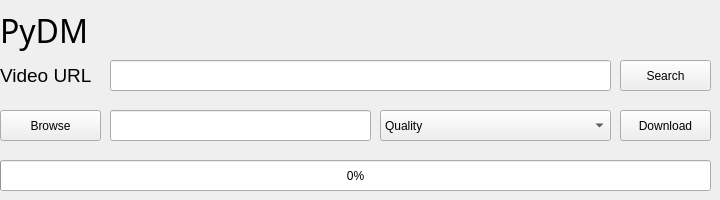
    <widget class="QWidget" name="tab">
     <attribute name="title">
      <string>Video Downloader</string>
     </attribute>
     <widget class="QPushButton" name="pushButton">
      <property name="geometry">
       <rect>
        <x>0</x>
        <y>110</y>
        <width>101</width>
        <height>31</height>
       </rect>
      </property>
      <property name="text">
       <string>Browse</string>
      </property>
     </widget>
     <widget class="QLineEdit" name="videoURL">
      <property name="geometry">
       <rect>
        <x>110</x>
        <y>60</y>
        <width>501</width>
        <height>31</height>
       </rect>
      </property>
     </widget>
     <widget class="QProgressBar" name="progressBar">
      <property name="geometry">
       <rect>
        <x>0</x>
        <y>160</y>
        <width>711</width>
        <height>31</height>
       </rect>
      </property>
      <property name="value">
       <number>0</number>
      </property>
     </widget>
     <widget class="QPushButton" name="Download1_2">
      <property name="geometry">
       <rect>
        <x>620</x>
        <y>60</y>
        <width>91</width>
        <height>31</height>
       </rect>
      </property>
      <property name="text">
       <string>Search</string>
      </property>
     </widget>
     <widget class="QLineEdit" name="lineEdit">
      <property name="geometry">
       <rect>
        <x>110</x>
        <y>110</y>
        <width>261</width>
        <height>31</height>
       </rect>
      </property>
     </widget>
     <widget class="QPushButton" name="Download1">
      <property name="geometry">
       <rect>
        <x>620</x>
        <y>110</y>
        <width>91</width>
        <height>31</height>
       </rect>
      </property>
      <property name="text">
       <string>Download</string>
      </property>
     </widget>
     <widget class="QComboBox" name="comboBox">
      <property name="geometry">
       <rect>
        <x>380</x>
        <y>110</y>
        <width>231</width>
        <height>31</height>
       </rect>
      </property>
      <item>
       <property name="text">
        <string>Quality</string>
       </property>
      </item>
     </widget>
     <widget class="QLabel" name="Title">
      <property name="geometry">
       <rect>
        <x>0</x>
        <y>10</y>
        <width>701</width>
        <height>41</height>
       </rect>
      </property>
      <property name="font">
       <font>
        <family>Gotham Bold</family>
        <pointsize>24</pointsize>
        <weight>50</weight>
        <italic>false</italic>
        <bold>false</bold>
        <underline>false</underline>
        <strikeout>false</strikeout>
        <kerning>true</kerning>
       </font>
      </property>
      <property name="text">
       <string>PyDM</string>
      </property>
     </widget>
     <widget class="QLabel" name="label">
      <property name="geometry">
       <rect>
        <x>0</x>
        <y>60</y>
        <width>110</width>
        <height>31</height>
       </rect>
      </property>
      <property name="font">
       <font>
        <pointsize>14</pointsize>
       </font>
      </property>
      <property name="text">
       <string>Video URL</string>
      </property>
     </widget>
    </widget>
